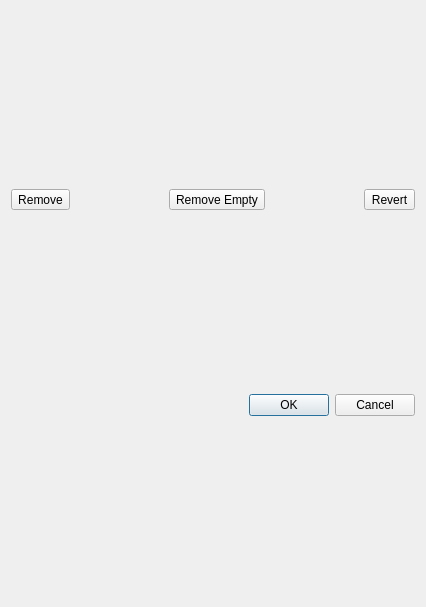
<?xml version="1.0" encoding="UTF-8"?>
<ui version="4.0">
 <class>WfipsDispatchEditDialog</class>
 <widget class="QDialog" name="WfipsDispatchEditDialog">
  <property name="geometry">
   <rect>
    <x>0</x>
    <y>0</y>
    <width>426</width>
    <height>607</height>
   </rect>
  </property>
  <property name="windowTitle">
   <string>Included Dispatch Locations</string>
  </property>
  <layout class="QVBoxLayout" name="verticalLayout">
   <item>
    <layout class="QHBoxLayout" name="horizontalLayout_2">
     <item>
      <widget class="QToolButton" name="omitToolButton">
       <property name="toolTip">
        <string>Omit Selected Locations.</string>
       </property>
       <property name="text">
        <string>Remove</string>
       </property>
       <property name="toolButtonStyle">
        <enum>Qt::ToolButtonTextBesideIcon</enum>
       </property>
      </widget>
     </item>
     <item>
      <spacer name="horizontalSpacer_3">
       <property name="orientation">
        <enum>Qt::Horizontal</enum>
       </property>
       <property name="sizeHint" stdset="0">
        <size>
         <width>40</width>
         <height>20</height>
        </size>
       </property>
      </spacer>
     </item>
     <item>
      <widget class="QToolButton" name="removeEmptyButton">
       <property name="text">
        <string>Remove Empty</string>
       </property>
      </widget>
     </item>
     <item>
      <spacer name="horizontalSpacer">
       <property name="orientation">
        <enum>Qt::Horizontal</enum>
       </property>
       <property name="sizeHint" stdset="0">
        <size>
         <width>40</width>
         <height>20</height>
        </size>
       </property>
      </spacer>
     </item>
     <item>
      <widget class="QToolButton" name="revertToolButton">
       <property name="text">
        <string>Revert</string>
       </property>
       <property name="toolButtonStyle">
        <enum>Qt::ToolButtonTextBesideIcon</enum>
       </property>
      </widget>
     </item>
    </layout>
   </item>
   <item>
    <layout class="QHBoxLayout" name="horizontalLayout">
     <item>
      <spacer name="horizontalSpacer_2">
       <property name="orientation">
        <enum>Qt::Horizontal</enum>
       </property>
       <property name="sizeHint" stdset="0">
        <size>
         <width>40</width>
         <height>20</height>
        </size>
       </property>
      </spacer>
     </item>
     <item>
      <widget class="QPushButton" name="okButton">
       <property name="text">
        <string>OK</string>
       </property>
      </widget>
     </item>
     <item>
      <widget class="QPushButton" name="cancelButton">
       <property name="text">
        <string>Cancel</string>
       </property>
      </widget>
     </item>
    </layout>
   </item>
  </layout>
 </widget>
 <resources/>
 <connections>
  <connection>
   <sender>cancelButton</sender>
   <signal>clicked()</signal>
   <receiver>WfipsDispatchEditDialog</receiver>
   <slot>hide()</slot>
   <hints>
    <hint type="sourcelabel">
     <x>373</x>
     <y>583</y>
    </hint>
    <hint type="destinationlabel">
     <x>212</x>
     <y>303</y>
    </hint>
   </hints>
  </connection>
 </connections>
</ui>
